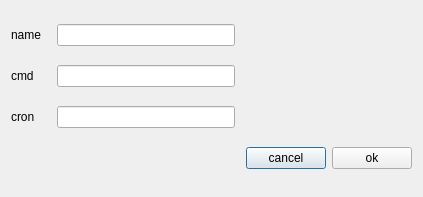
<?xml version="1.0" encoding="UTF-8"?>
<ui version="4.0">
 <class>setTask</class>
 <widget class="QDialog" name="setTask">
  <property name="geometry">
   <rect>
    <x>0</x>
    <y>0</y>
    <width>423</width>
    <height>197</height>
   </rect>
  </property>
  <property name="windowTitle">
   <string>Dialog</string>
  </property>
  <layout class="QVBoxLayout" name="verticalLayout">
   <item>
    <layout class="QHBoxLayout" name="horizontalLayout_4">
     <item>
      <widget class="QLabel" name="label_3">
       <property name="minimumSize">
        <size>
         <width>40</width>
         <height>0</height>
        </size>
       </property>
       <property name="text">
        <string>name</string>
       </property>
      </widget>
     </item>
     <item>
      <widget class="QLineEdit" name="nameEdit"/>
     </item>
     <item>
      <spacer name="horizontalSpacer_2">
       <property name="orientation">
        <enum>Qt::Orientation::Horizontal</enum>
       </property>
       <property name="sizeHint" stdset="0">
        <size>
         <width>40</width>
         <height>20</height>
        </size>
       </property>
      </spacer>
     </item>
    </layout>
   </item>
   <item>
    <layout class="QHBoxLayout" name="horizontalLayout">
     <item>
      <widget class="QLabel" name="label">
       <property name="minimumSize">
        <size>
         <width>40</width>
         <height>0</height>
        </size>
       </property>
       <property name="text">
        <string>cmd</string>
       </property>
      </widget>
     </item>
     <item>
      <widget class="QLineEdit" name="cmdEdit"/>
     </item>
     <item>
      <spacer name="horizontalSpacer_4">
       <property name="orientation">
        <enum>Qt::Orientation::Horizontal</enum>
       </property>
       <property name="sizeHint" stdset="0">
        <size>
         <width>40</width>
         <height>20</height>
        </size>
       </property>
      </spacer>
     </item>
    </layout>
   </item>
   <item>
    <layout class="QHBoxLayout" name="horizontalLayout_2">
     <item>
      <widget class="QLabel" name="label_2">
       <property name="minimumSize">
        <size>
         <width>40</width>
         <height>0</height>
        </size>
       </property>
       <property name="text">
        <string>cron</string>
       </property>
      </widget>
     </item>
     <item>
      <widget class="QLineEdit" name="cronEdit"/>
     </item>
     <item>
      <spacer name="horizontalSpacer_3">
       <property name="orientation">
        <enum>Qt::Orientation::Horizontal</enum>
       </property>
       <property name="sizeHint" stdset="0">
        <size>
         <width>40</width>
         <height>20</height>
        </size>
       </property>
      </spacer>
     </item>
    </layout>
   </item>
   <item>
    <layout class="QHBoxLayout" name="horizontalLayout_3">
     <item>
      <spacer name="horizontalSpacer">
       <property name="orientation">
        <enum>Qt::Orientation::Horizontal</enum>
       </property>
       <property name="sizeHint" stdset="0">
        <size>
         <width>40</width>
         <height>20</height>
        </size>
       </property>
      </spacer>
     </item>
     <item>
      <widget class="QPushButton" name="cancelButton">
       <property name="text">
        <string>cancel</string>
       </property>
      </widget>
     </item>
     <item>
      <widget class="QPushButton" name="okButton">
       <property name="text">
        <string>ok</string>
       </property>
      </widget>
     </item>
    </layout>
   </item>
  </layout>
 </widget>
 <resources/>
 <connections/>
</ui>
